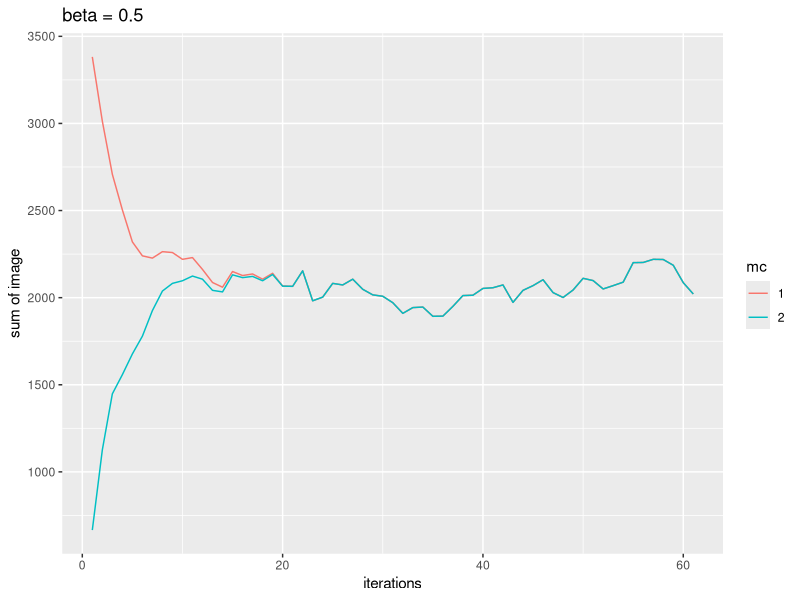
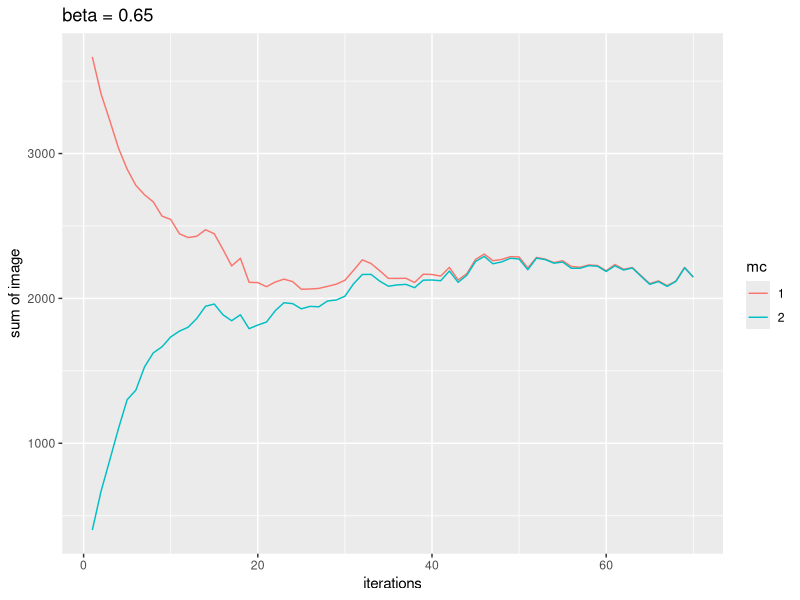
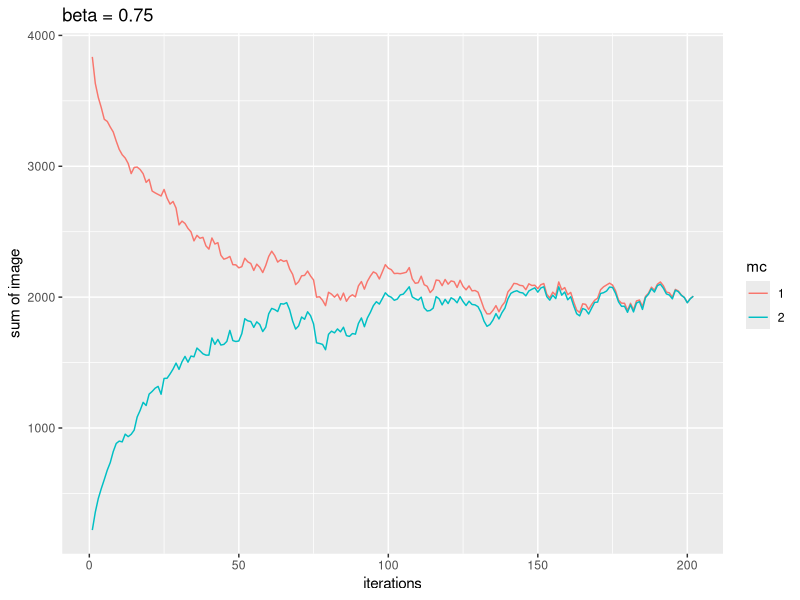

These figures' R source, in order: (Note: a time limit stopped this script after it produced the figures.)
require(grDevices)
library(ggplot2)


# x is col, y is row
# output: neighbor 1st index is row (y), 2nd index is col (x)
findNeighbors = function(x,y,nrow,ncol) {
    
    # can only have a max of 4 neighbors 
    neighbors = matrix(0, nrow=4, ncol=2)

    # check top
    if ((y-1) > 0) {
        neighbors[1,2] = x
        neighbors[1,1] = y-1      
    } else { # wrap around
        neighbors[1,2] = x
        neighbors[1,1] = nrow
    }
    
    # check bottom
    if ((y+1) <= nrow) {
        neighbors[2,2] = x
        neighbors[2,1] = y+1
    } else { # wrap around
        neighbors[2,2] = x
        neighbors[2,1] = 1
    }
    
    # check left
    if ((x-1) > 0) {
        neighbors[3,2] = x-1
        neighbors[3,1] = y
    } else { # wrap around
        neighbors[3,2] = ncol
        neighbors[3,1] = y
    }

    # check right
    if ((x+1) <= ncol) {
        neighbors[4,2] = x+1
        neighbors[4,1] = y
    } else { # wrap around
        neighbors[4,2] = 1
        neighbors[4,1] = y
    }
    
    return(neighbors)
}




#############
# test case
#############
set.seed(1234567)
n=64
nrow = n
ncol = n
maxIter = 5000
minIter = 60 # for plotting
chain_sum = matrix(0, nrow=maxIter, ncol = 2)
betas = c(0.5, 0.65, 0.75, 0.83, 0.84, 0.85, 0.9, 1.0)
taus = matrix(0, nrow=length(betas), ncol=1)
diff_eps = 1e-6
ii = 1

for (beta in betas) {
    
    # re-initialize mc1 and mc2
    mc1 = matrix(1, nrow=n, ncol=n)
    mc2 = matrix(0, nrow=n, ncol=n)
    
    for (jj in 1:maxIter) {
        
        print(jj)
        
        # update the MCs
        for (rr in 1:nrow) {
            for (cc in 1:ncol) {
                
                rand = runif(1)
                
                neighbors = findNeighbors(cc, rr, nrow, ncol)
                
                # Note: we are always doing the update wrt P(X_s = 1)
                
                # update MC1
                px1 = exp(beta * sum(mc1[neighbors] == 1))
                px0 = exp(beta * sum(mc1[neighbors] == 0))
                
                # proposal prob for X_s = 1
                transitionProb1 = min(1, px1/(px1+px0))
                
                if (rand < transitionProb1) {
                    mc1[rr,cc] = 1 # stay at 1
                } else {
                    mc1[rr,cc] = 0 # transition to new state
                }
                
                # update MC2
                px1 = exp(beta * sum(mc2[neighbors] == 1))
                px0 = exp(beta * sum(mc2[neighbors] == 0))
                
                # proposal prob for X_s = 1
                transitionProb2 = min(1, px1/(px1+px0))
                
                if (rand < transitionProb2) {
                    mc2[rr,cc] = 1 # transition to new state
                } else {
                    mc2[rr,cc] = 0
                }                 
            }
        }
        
        #     # show image at the current sweep
        #     par(mfrow=c(2,2))
        #     image(mc1*256)
        #     image(mc2*256)
        
        # record sum of the chains for plotting
        chain_sum[jj,1] = sum(mc1)
        chain_sum[jj,2] = sum(mc2)
        
        
        # check for termination criteria
        # give it 50 iterations more after coalesce to show convergence
        if (((chain_sum[jj,1] - chain_sum[jj,2]) < diff_eps) && (jj > minIter)) {
            
            ############
            # Problem 2
            ############
            df = data.frame(iter=rep(1:jj,2), sum=c(chain_sum[1:jj,1], chain_sum[1:jj,2]), mc=c(rep(1,jj), rep(2,jj)))
            df$mc = as.factor(df$mc)
            print(ggplot(df, aes(iter, sum, colour=mc)) + geom_line() + xlab("iterations") + ylab("sum of image") + 
                      ggtitle(paste0("beta = ", beta)))
            
            ############
            # Problem 3
            ############
            # record the coalesce time, tau, for each beta
            taus[ii] = min(which((chain_sum[,1] - chain_sum[,2]) < diff_eps))
            ii=ii+1
        
            break
        }
    }
}

############
# Problem 3
############
df2 = data.frame(t=taus[1:6], b=betas[1:6])
print(ggplot(df2, aes(x=b, y=t))+geom_line()+xlab("beta")+ylab("tau"))
